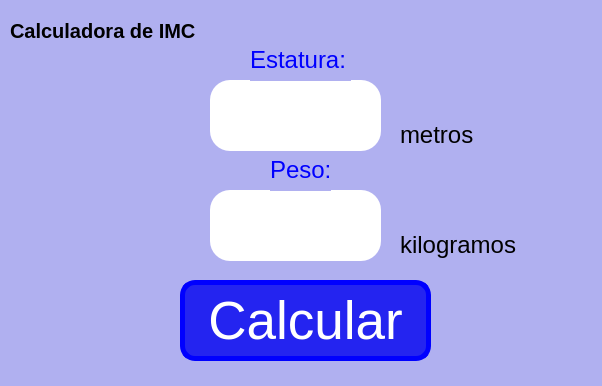
<?xml version="1.0" encoding="UTF-8"?>
<ui version="4.0">
 <class>MainWindow</class>
 <widget class="QMainWindow" name="MainWindow">
  <property name="geometry">
   <rect>
    <x>0</x>
    <y>0</y>
    <width>602</width>
    <height>386</height>
   </rect>
  </property>
  <property name="windowTitle">
   <string>MainWindow</string>
  </property>
  <property name="styleSheet">
   <string notr="true">background-color: rgb(176, 176, 240);</string>
  </property>
  <widget class="QWidget" name="centralwidget">
   <widget class="QPushButton" name="btn_calcIMC">
    <property name="geometry">
     <rect>
      <x>180</x>
      <y>280</y>
      <width>251</width>
      <height>81</height>
     </rect>
    </property>
    <property name="font">
     <font>
      <pointsize>40</pointsize>
     </font>
    </property>
    <property name="styleSheet">
     <string notr="true">color: rgb(255, 255, 255);
background-color: rgb(36, 36, 240);
border-radius:15px;
border: 5px solid blue;</string>
    </property>
    <property name="text">
     <string>Calcular</string>
    </property>
   </widget>
   <widget class="QLineEdit" name="txt_peso">
    <property name="geometry">
     <rect>
      <x>210</x>
      <y>190</y>
      <width>171</width>
      <height>71</height>
     </rect>
    </property>
    <property name="font">
     <font>
      <pointsize>40</pointsize>
     </font>
    </property>
    <property name="styleSheet">
     <string notr="true">border-radius:20px;
background-color: rgb(255, 255, 255);</string>
    </property>
    <property name="text">
     <string/>
    </property>
    <property name="alignment">
     <set>Qt::AlignBottom|Qt::AlignHCenter</set>
    </property>
   </widget>
   <widget class="QLabel" name="lbl_peso">
    <property name="geometry">
     <rect>
      <x>270</x>
      <y>150</y>
      <width>61</width>
      <height>41</height>
     </rect>
    </property>
    <property name="styleSheet">
     <string notr="true">color: rgb(0, 0, 255);</string>
    </property>
    <property name="text">
     <string>&lt;html&gt;&lt;head/&gt;&lt;body&gt;&lt;p&gt;&lt;span style=&quot; font-size:18pt;&quot;&gt;Peso:&lt;/span&gt;&lt;/p&gt;&lt;/body&gt;&lt;/html&gt;</string>
    </property>
   </widget>
   <widget class="QLineEdit" name="txt_estatura">
    <property name="geometry">
     <rect>
      <x>210</x>
      <y>80</y>
      <width>171</width>
      <height>71</height>
     </rect>
    </property>
    <property name="font">
     <font>
      <pointsize>40</pointsize>
     </font>
    </property>
    <property name="styleSheet">
     <string notr="true">border-radius:20px;
background-color: rgb(255, 255, 255);</string>
    </property>
    <property name="alignment">
     <set>Qt::AlignBottom|Qt::AlignHCenter</set>
    </property>
   </widget>
   <widget class="QLabel" name="lbl_estatura">
    <property name="geometry">
     <rect>
      <x>250</x>
      <y>40</y>
      <width>101</width>
      <height>41</height>
     </rect>
    </property>
    <property name="styleSheet">
     <string notr="true">color: rgb(0, 0, 255);</string>
    </property>
    <property name="text">
     <string>&lt;html&gt;&lt;head/&gt;&lt;body&gt;&lt;p&gt;&lt;span style=&quot; font-size:18pt;&quot;&gt;Estatura:&lt;/span&gt;&lt;/p&gt;&lt;/body&gt;&lt;/html&gt;</string>
    </property>
   </widget>
   <widget class="QLabel" name="label">
    <property name="geometry">
     <rect>
      <x>400</x>
      <y>120</y>
      <width>91</width>
      <height>31</height>
     </rect>
    </property>
    <property name="text">
     <string>&lt;html&gt;&lt;head/&gt;&lt;body&gt;&lt;p&gt;&lt;span style=&quot; font-size:18pt;&quot;&gt;metros&lt;/span&gt;&lt;/p&gt;&lt;/body&gt;&lt;/html&gt;</string>
    </property>
   </widget>
   <widget class="QLabel" name="label_2">
    <property name="geometry">
     <rect>
      <x>400</x>
      <y>230</y>
      <width>121</width>
      <height>31</height>
     </rect>
    </property>
    <property name="text">
     <string>&lt;html&gt;&lt;head/&gt;&lt;body&gt;&lt;p&gt;&lt;span style=&quot; font-size:18pt;&quot;&gt;kilogramos&lt;/span&gt;&lt;/p&gt;&lt;/body&gt;&lt;/html&gt;</string>
    </property>
   </widget>
   <widget class="QLabel" name="label_3">
    <property name="geometry">
     <rect>
      <x>10</x>
      <y>10</y>
      <width>231</width>
      <height>41</height>
     </rect>
    </property>
    <property name="font">
     <font>
      <pointsize>15</pointsize>
      <weight>75</weight>
      <bold>true</bold>
     </font>
    </property>
    <property name="text">
     <string>Calculadora de IMC</string>
    </property>
   </widget>
  </widget>
 </widget>
 <resources/>
 <connections/>
</ui>
